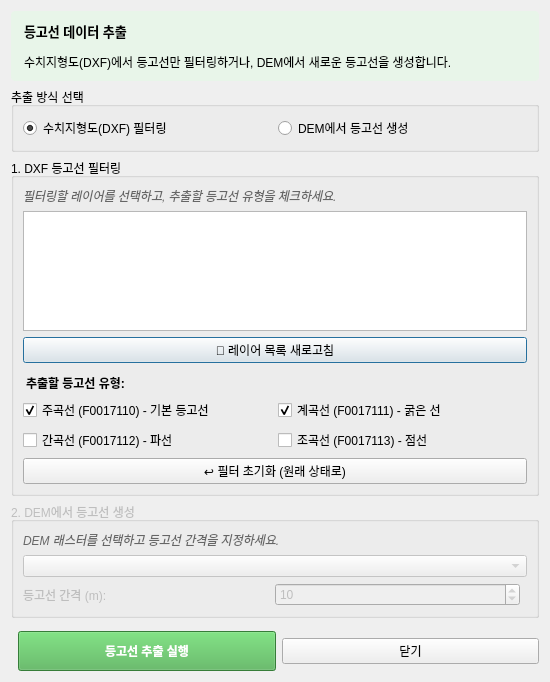
<?xml version="1.0" encoding="UTF-8"?>
<ui version="4.0">
 <class>ContourExtractorDialog</class>
 <widget class="QDialog" name="ContourExtractorDialog">
  <property name="geometry">
   <rect>
    <x>0</x>
    <y>0</y>
    <width>550</width>
    <height>650</height>
   </rect>
  </property>
  <property name="windowTitle">
   <string>등고선 추출 도구 (Contour Extractor) - ArchToolkit</string>
  </property>
  <layout class="QVBoxLayout" name="verticalLayout">
   <item>
    <widget class="QLabel" name="label_Header">
     <property name="text">
      <string>&lt;html&gt;&lt;head/&gt;&lt;body&gt;&lt;p&gt;&lt;span style=&quot; font-size:10pt; font-weight:600;&quot;&gt;등고선 데이터 추출&lt;/span&gt;&lt;/p&gt;&lt;p&gt;수치지형도(DXF)에서 등고선만 필터링하거나, DEM에서 새로운 등고선을 생성합니다.&lt;/p&gt;&lt;/body&gt;&lt;/html&gt;</string>
     </property>
     <property name="styleSheet">
      <string>background-color: #e8f5e9; padding: 10px; border-radius: 4px;</string>
     </property>
    </widget>
   </item>
   <item>
    <widget class="QGroupBox" name="groupMode">
     <property name="title">
      <string>추출 방식 선택</string>
     </property>
     <layout class="QHBoxLayout" name="horizontalLayout_Mode">
      <item>
       <widget class="QRadioButton" name="radioDxf">
        <property name="text">
         <string>수치지형도(DXF) 필터링</string>
        </property>
        <property name="checked">
         <bool>true</bool>
        </property>
       </widget>
      </item>
      <item>
       <widget class="QRadioButton" name="radioDem">
        <property name="text">
         <string>DEM에서 등고선 생성</string>
        </property>
       </widget>
      </item>
     </layout>
    </widget>
   </item>
   <item>
    <widget class="QGroupBox" name="groupDxf">
     <property name="title">
      <string>1. DXF 등고선 필터링</string>
     </property>
     <layout class="QVBoxLayout" name="verticalLayout_Dxf">
      <item>
       <widget class="QLabel" name="label_DxfInfo">
        <property name="text">
         <string>필터링할 레이어를 선택하고, 추출할 등고선 유형을 체크하세요.</string>
        </property>
        <property name="styleSheet">
         <string>color: #666; font-style: italic;</string>
        </property>
       </widget>
      </item>
      <item>
       <widget class="QListWidget" name="listDxfLayers">
        <property name="minimumSize">
         <size>
          <width>0</width>
          <height>120</height>
         </size>
        </property>
        <property name="selectionMode">
         <enum>QAbstractItemView::ExtendedSelection</enum>
        </property>
       </widget>
      </item>
      <item>
       <widget class="QPushButton" name="btnRefreshLayers">
        <property name="text">
         <string>🔄 레이어 목록 새로고침</string>
        </property>
       </widget>
      </item>
      <item>
       <widget class="QLabel" name="label_ContourType">
        <property name="text">
         <string>추출할 등고선 유형:</string>
        </property>
        <property name="styleSheet">
         <string>font-weight: bold; margin-top: 5px;</string>
        </property>
       </widget>
      </item>
      <item>
       <layout class="QGridLayout" name="gridLayout_Contours">
        <item row="0" column="0">
         <widget class="QCheckBox" name="chkContour1">
          <property name="text">
           <string>주곡선 (F0017110) - 기본 등고선</string>
          </property>
          <property name="checked">
           <bool>true</bool>
          </property>
         </widget>
        </item>
        <item row="0" column="1">
         <widget class="QCheckBox" name="chkContour2">
          <property name="text">
           <string>계곡선 (F0017111) - 굵은 선</string>
          </property>
          <property name="checked">
           <bool>true</bool>
          </property>
         </widget>
        </item>
        <item row="1" column="0">
         <widget class="QCheckBox" name="chkContour3">
          <property name="text">
           <string>간곡선 (F0017112) - 파선</string>
          </property>
         </widget>
        </item>
        <item row="1" column="1">
         <widget class="QCheckBox" name="chkContour4">
          <property name="text">
           <string>조곡선 (F0017113) - 점선</string>
          </property>
         </widget>
        </item>
       </layout>
      </item>
      <item>
       <widget class="QPushButton" name="btnResetFilter">
        <property name="text">
         <string>↩️ 필터 초기화 (원래 상태로)</string>
        </property>
       </widget>
      </item>
     </layout>
    </widget>
   </item>
   <item>
    <widget class="QGroupBox" name="groupDem">
     <property name="title">
      <string>2. DEM에서 등고선 생성</string>
     </property>
     <property name="enabled">
      <bool>false</bool>
     </property>
     <layout class="QVBoxLayout" name="verticalLayout_Dem">
      <item>
       <widget class="QLabel" name="label_DemInfo">
        <property name="text">
         <string>DEM 래스터를 선택하고 등고선 간격을 지정하세요.</string>
        </property>
        <property name="styleSheet">
         <string>color: #666; font-style: italic;</string>
        </property>
       </widget>
      </item>
      <item>
       <widget class="QgsMapLayerComboBox" name="cmbDemLayer"/>
      </item>
      <item>
       <layout class="QHBoxLayout" name="horizontalLayout_Interval">
        <item>
         <widget class="QLabel" name="label_Interval">
          <property name="text">
           <string>등고선 간격 (m):</string>
          </property>
         </widget>
        </item>
        <item>
         <widget class="QSpinBox" name="spinInterval">
          <property name="minimum">
           <number>1</number>
          </property>
          <property name="maximum">
           <number>1000</number>
          </property>
          <property name="value">
           <number>10</number>
          </property>
         </widget>
        </item>
        <item>
         <spacer name="horizontalSpacer">
          <property name="orientation">
           <enum>Qt::Horizontal</enum>
          </property>
         </spacer>
        </item>
       </layout>
      </item>
     </layout>
    </widget>
   </item>
   <item>
    <spacer name="verticalSpacer">
     <property name="orientation">
      <enum>Qt::Vertical</enum>
     </property>
    </spacer>
   </item>
   <item>
    <layout class="QHBoxLayout" name="horizontalLayout_Buttons">
     <item>
      <spacer name="horizontalSpacer_2">
       <property name="orientation">
        <enum>Qt::Horizontal</enum>
       </property>
      </spacer>
     </item>
     <item>
      <widget class="QPushButton" name="btnRun">
       <property name="text">
        <string>등고선 추출 실행</string>
       </property>
       <property name="styleSheet">
        <string>padding: 10px 20px; font-weight: bold; background-color: #4caf50; color: white;</string>
       </property>
      </widget>
     </item>
     <item>
      <widget class="QPushButton" name="btnClose">
       <property name="text">
        <string>닫기</string>
       </property>
      </widget>
     </item>
    </layout>
   </item>
  </layout>
 </widget>
 <customwidgets>
  <customwidget>
   <class>QgsMapLayerComboBox</class>
   <extends>QComboBox</extends>
   <header>qgis.gui</header>
  </customwidget>
 </customwidgets>
 <resources/>
 <connections/>
</ui>
